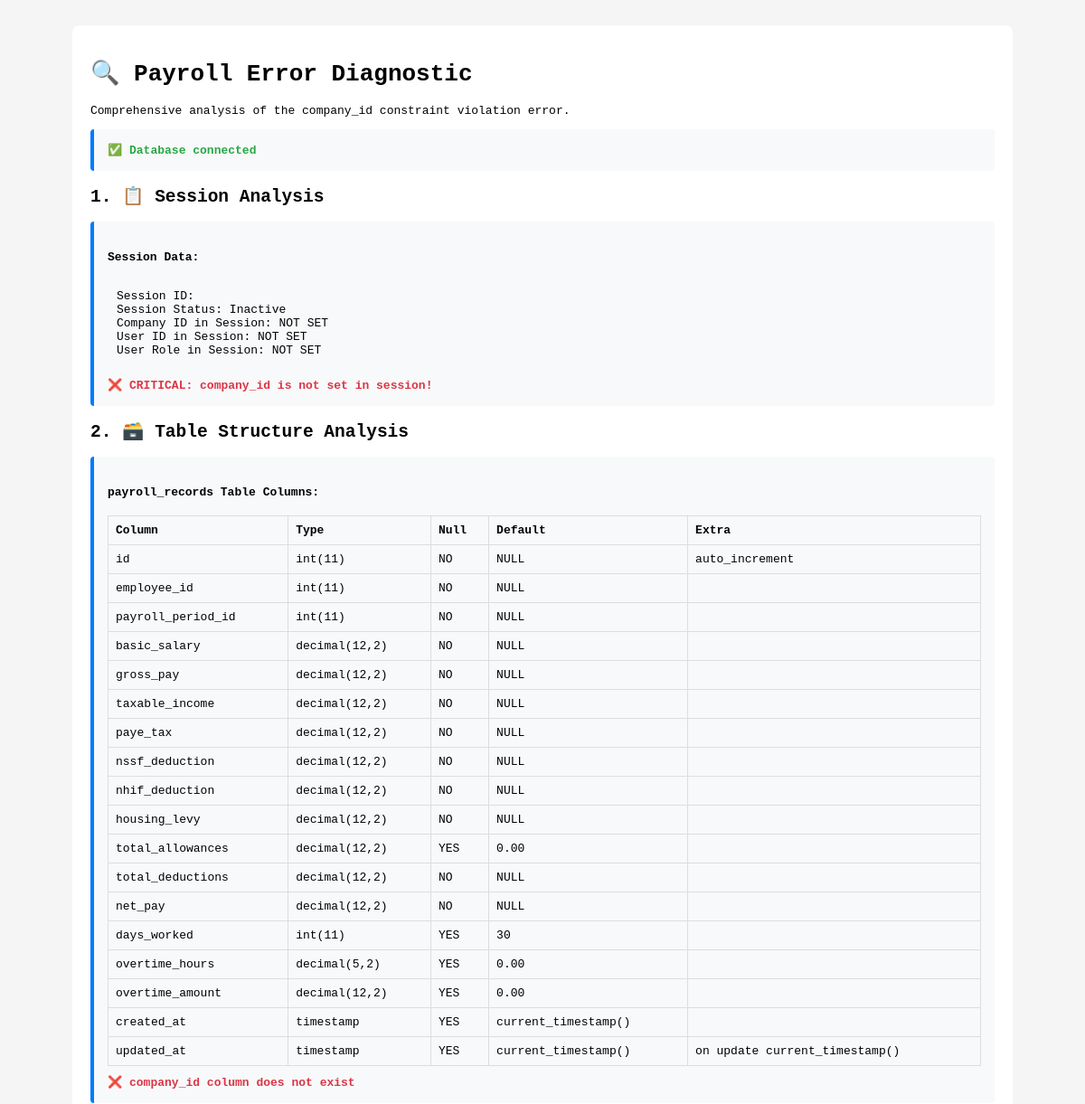
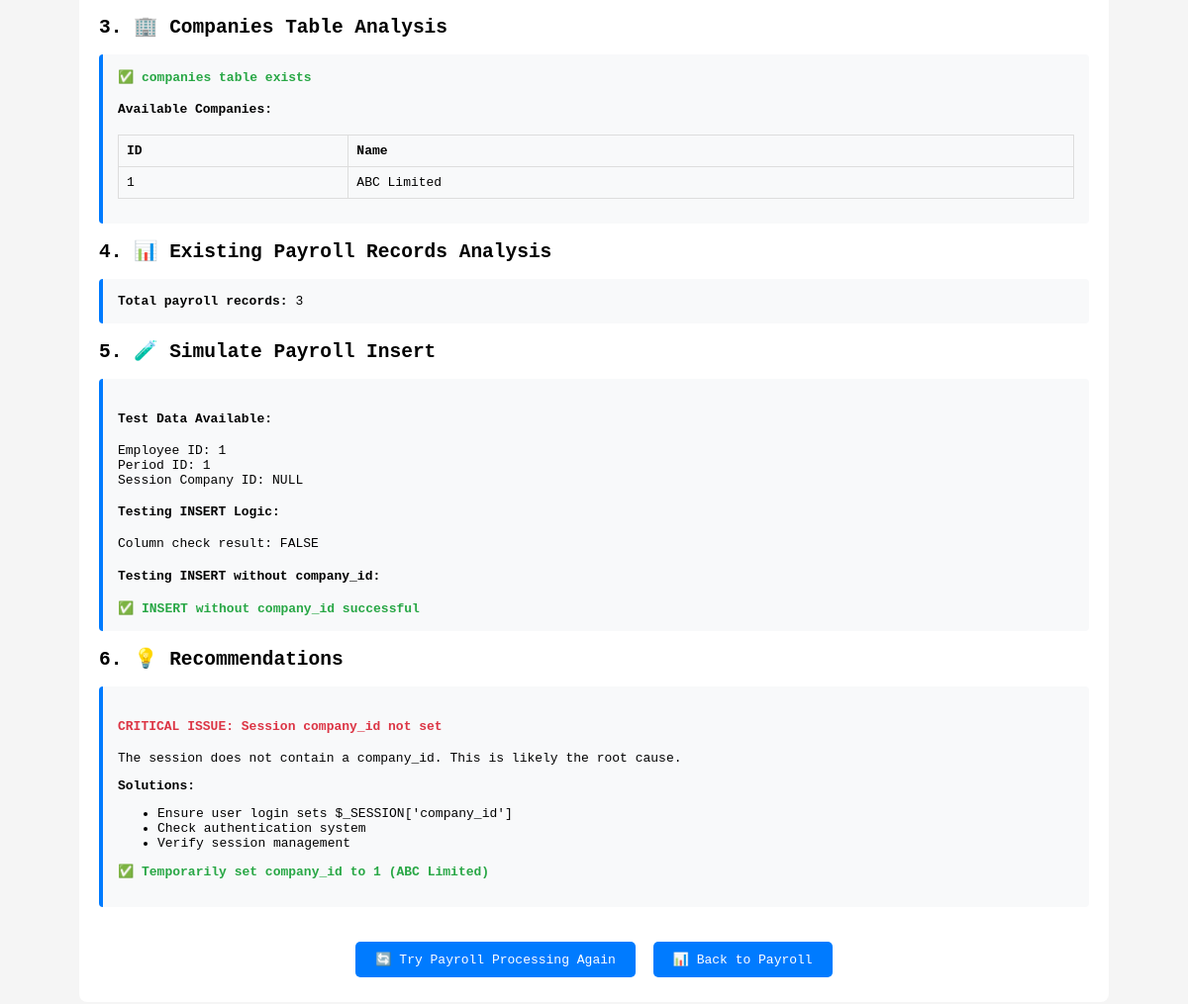
/debug_payroll_error.php, run on the app's committed database (2 pictures, top to bottom).
### tables this page shows
CREATE TABLE companies (
    id INT PRIMARY KEY AUTO_INCREMENT,
    name VARCHAR(200) NOT NULL,
    registration_number VARCHAR(50),
    kra_pin VARCHAR(20),
    nssf_number VARCHAR(20),
    nhif_number VARCHAR(20),
    address TEXT,
    phone VARCHAR(20),
    email VARCHAR(100),
    created_at TIMESTAMP DEFAULT CURRENT_TIMESTAMP
);

CREATE TABLE payroll_periods (
    id INT PRIMARY KEY AUTO_INCREMENT,
    company_id INT NOT NULL,
    period_name VARCHAR(50) NOT NULL,
    start_date DATE NOT NULL,
    end_date DATE NOT NULL,
    pay_date DATE NOT NULL,
    status ENUM('draft', 'processing', 'completed', 'approved') DEFAULT 'draft',
    created_by INT NOT NULL,
    created_at TIMESTAMP DEFAULT CURRENT_TIMESTAMP,
    updated_at TIMESTAMP DEFAULT CURRENT_TIMESTAMP ON UPDATE CURRENT_TIMESTAMP,
    FOREIGN KEY (company_id) REFERENCES companies(id) ON DELETE CASCADE,
    FOREIGN KEY (created_by) REFERENCES users(id)
);

### debug_payroll_error.php (the view, shortened to what this page needs)
<!DOCTYPE html>
<html>
<head>
</head>
<body>
    <div class="container">
        <h1>🔍 Payroll Error Diagnostic</h1>
        <p>Comprehensive analysis of the company_id constraint violation error.</p>
        <?php
        try {
            $database = new Database();
            $db = $database->getConnection();
            echo '<div class="debug-section"><span class="success">✅ Database connected</span></div>';
            echo '<h2>1. 📋 Session Analysis</h2>';
            echo '<div class="debug-section">';
            echo '<h4>Session Data:</h4>';
            echo '<pre>';
            echo 'Session ID: ' . session_id() . "\n";
            echo 'Session Status: ' . (session_status() === PHP_SESSION_ACTIVE ? 'Active' : 'Inactive') . "\n";
            echo 'Company ID in Session: ' . (isset($_SESSION['company_id']) ? $_SESSION['company_id'] : 'NOT SET') . "\n";
            echo 'User ID in Session: ' . (isset($_SESSION['user_id']) ? $_SESSION['user_id'] : 'NOT SET') . "\n";
            echo 'User Role in Session: ' . (isset($_SESSION['user_role']) ? $_SESSION['user_role'] : 'NOT SET') . "\n";
            echo '</pre>';
            if (!isset($_SESSION['company_id']) || $_SESSION['company_id'] === null) {
                echo '<span class="error">❌ CRITICAL: company_id is not set in session!</span>';
            } else {
                echo '<span class="success">✅ company_id is set in session</span>';
            }
            echo '</div>';
            echo '<h2>2. 🗃️ Table Structure Analysis</h2>';
            echo '<div class="debug-section">';
            $stmt = $db->query("DESCRIBE payroll_records");
            $columns = $stmt->fetchAll();
            echo '<h4>payroll_records Table Columns:</h4>';
            echo '<table>';
            echo '<tr><th>Column</th><th>Type</th><th>Null</th><th>Default</th><th>Extra</th></tr>';
            $hasCompanyId = false;
            $companyIdDetails = null;
            foreach ($columns as $col) {
                echo '<tr>';
                echo '<td>' . htmlspecialchars($col['Field']) . '</td>';
                echo '<td>' . htmlspecialchars($col['Type']) . '</td>';
                echo '<td>' . htmlspecialchars($col['Null']) . '</td>';
                echo '<td>' . htmlspecialchars($col['Default'] ?? 'NULL') . '</td>';
                echo '<td>' . htmlspecialchars($col['Extra'] ?? '') . '</td>';
                echo '</tr>';
            }
            echo '</table>';
            if ($hasCompanyId) {
                echo '<span class="success">✅ company_id column exists</span><br>';
                echo '<strong>Column Details:</strong><br>';
                echo 'Type: ' . $companyIdDetails['Type'] . '<br>';
                echo 'Null Allowed: ' . $companyIdDetails['Null'] . '<br>';
                echo 'Default: ' . ($companyIdDetails['Default'] ?? 'NULL') . '<br>';
                if ($companyIdDetails['Null'] === 'NO' && ($companyIdDetails['Default'] === null || $companyIdDetails['Default'] === 'NULL')) {
                    echo '<span class="error">❌ ISSUE: Column is NOT NULL but has no default value!</span>';
                }
            } else {
                echo '<span class="error">❌ company_id column does not exist</span>';
            }
            echo '</div>';
            echo '<h2>3. 🏢 Companies Table Analysis</h2>';
            echo '<div class="debug-section">';
            $stmt = $db->query("SHOW TABLES LIKE 'companies'");
            if ($stmt->rowCount() > 0) {
                echo '<span class="success">✅ companies table exists</span><br>';
                $stmt = $db->query("SELECT id, name FROM companies ORDER BY id");
                $companies = $stmt->fetchAll();
                echo '<h4>Available Companies:</h4>';
                if (!empty($companies)) {
                    echo '<table>';
                    echo '<tr><th>ID</th><th>Name</th></tr>';
                    foreach ($companies as $company) {
                        echo '<tr>';
                        echo '<td>' . $company['id'] . '</td>';
                        echo '<td>' . htmlspecialchars($company['name']) . '</td>';
                        echo '</tr>';
                    }
                    echo '</table>';
                } else {
                    echo '<span class="warning">⚠️ No companies found in database</span>';
                }
            } else {
                echo '<span class="error">❌ companies table does not exist</span>';
            }
            echo '</div>';
            echo '<h2>4. 📊 Existing Payroll Records Analysis</h2>';
            echo '<div class="debug-section">';
            $stmt = $db->query("SELECT COUNT(*) as total FROM payroll_records");
            $result = $stmt->fetch();
            echo '<strong>Total payroll records:</strong> ' . $result['total'] . '<br>';
            echo '</div>';
            echo '<h2>5. 🧪 Simulate Payroll Insert</h2>';
            echo '<div class="debug-section">';
            $stmt = $db->query("SELECT id FROM employees LIMIT 1");
            $employee = $stmt->fetch();
            $stmt = $db->query("SELECT id FROM payroll_periods LIMIT 1");
            $period = $stmt->fetch();
            if ($employee && $period) {
                echo '<h4>Test Data Available:</h4>';
                echo 'Employee ID: ' . $employee['id'] . '<br>';
                echo 'Period ID: ' . $period['id'] . '<br>';
                echo 'Session Company ID: ' . ($_SESSION['company_id'] ?? 'NULL') . '<br>';
                echo '<h4>Testing INSERT Logic:</h4>';
                $hasCompanyIdCheck = false;
                try {
                    $checkStmt = $db->prepare("SHOW COLUMNS FROM payroll_records LIKE 'company_id'");
                    $checkStmt->execute();
                    $hasCompanyIdCheck = $checkStmt->rowCount() > 0;
                } catch (Exception $e) {
                    echo '<span class="error">Error checking column: ' . $e->getMessage() . '</span><br>';
                }
                echo 'Column check result: ' . ($hasCompanyIdCheck ? 'TRUE' : 'FALSE') . '<br>';
                try {
                    $db->beginTransaction();
                    if ($hasCompanyIdCheck) {
                        echo '<h4>Testing INSERT with company_id:</h4>';
                        $testStmt = $db->prepare("
                            INSERT INTO payroll_records (
                                employee_id, payroll_period_id, basic_salary, gross_pay, taxable_income,
                                paye_tax, nssf_deduction, nhif_deduction, housing_levy, total_allowances,
                                total_deductions, net_pay, days_worked, overtime_hours, overtime_amount, company_id
                            ) VALUES (?, ?, ?, ?, ?, ?, ?, ?, ?, ?, ?, ?, ?, ?, ?, ?)
                        ");
                        $companyIdValue = $_SESSION['company_id'] ?? 1;
                        echo 'Using company_id value: ' . $companyIdValue . '<br>';
                        $testStmt->execute([
                            $employee['id'], $period['id'], 50000, 50000, 50000,
                            12500, 3000, 1375, 750, 0, 17625, 32375, 30, 0, 0,
                            $companyIdValue
                        ]);
                        echo '<span class="success">✅ INSERT with company_id successful</span>';
                    } else {
                        echo '<h4>Testing INSERT without company_id:</h4>';
                        echo '<span class="success">✅ INSERT without company_id successful</span>';
                    }
                    $db->rollback();
                } catch (Exception $e) {
                    $db->rollback();
                    echo '<span class="error">❌ INSERT failed: ' . htmlspecialchars($e->getMessage()) . '</span>';
                    echo '<h4>Error Details:</h4>';
                    echo '<pre>';
                    echo 'Error Code: ' . $e->getCode() . "\n";
                    echo 'Error Message: ' . $e->getMessage() . "\n";
                    echo 'Error File: ' . $e->getFile() . ':' . $e->getLine() . "\n";
                    echo '</pre>';
                }
            } else {
                echo '<span class="warning">⚠️ No test data available (need employees and payroll periods)</span>';
            }
            echo '</div>';
            echo '<h2>6. 💡 Recommendations</h2>';
            echo '<div class="debug-section">';
            if (!isset($_SESSION['company_id'])) {
                echo '<h4 class="error">CRITICAL ISSUE: Session company_id not set</h4>';
                echo '<p>The session does not contain a company_id. This is likely the root cause.</p>';
                echo '<p><strong>Solutions:</strong></p>';
                echo '<ul>';
                echo '<li>Ensure user login sets $_SESSION[\'company_id\']</li>';
                echo '<li>Check authentication system</li>';
                echo '<li>Verify session management</li>';
                echo '</ul>';
                if (!empty($companies)) {
                    $defaultCompany = $companies[0];
                    echo '<p class="success">✅ Temporarily set company_id to ' . $defaultCompany['id'] . ' (' . htmlspecialchars($defaultCompany['name']) . ')</p>';
                }
            }
            echo '</div>';
        } catch (Exception $e) {
            echo '<div class="error">';
            echo '<h3>❌ Diagnostic Error</h3>';
            echo '<p>' . htmlspecialchars($e->getMessage()) . '</p>';
            echo '</div>';
        }
        ?>
        <div style="text-align: center; margin-top: 30px;">
            <a href="index.php?page=payroll&action=process" class="btn">🔄 Try Payroll Processing Again</a>
            <a href="index.php?page=payroll" class="btn">📊 Back to Payroll</a>
        </div>
    </div>
</body>
</html>

### debug_payroll_error.php (style rules this page uses)
body { font-family: monospace; background: #f5f5f5; padding: 20px; }
.container { background: white; padding: 20px; border-radius: 8px; max-width: 1000px; margin: 0 auto; }
.success { color: #28a745; font-weight: bold; }
.error { color: #dc3545; font-weight: bold; }
.debug-section { background: #f8f9fa; padding: 15px; margin: 10px 0; border-radius: 4px; border-left: 4px solid #007bff; }
table { width: 100%; border-collapse: collapse; margin: 10px 0; }
th, td { border: 1px solid #ddd; padding: 8px; text-align: left; }
th { background: #f8f9fa; }
pre { background: #f8f9fa; padding: 10px; border-radius: 4px; overflow-x: auto; }
.btn { background: #007bff; color: white; padding: 10px 20px; border: none; border-radius: 5px; cursor: pointer; text-decoration: none; display: inline-block; margin: 5px; }

### data on the page
companies: id "1", name "ABC Limited"
payroll_periods: id "1"

### other printed values
$col['Field'] "id"
$col['Type'] "int(11)"
$col['Null'] "NO"
$col['Default'] "NULL"
$col['Extra'] "auto_increment"
$col['Field'] "employee_id"
$col['Field'] "payroll_period_id"
$col['Field'] "basic_salary"
$col['Type'] "decimal(12,2)"
$col['Field'] "gross_pay"
$col['Field'] "taxable_income"
$col['Field'] "paye_tax"
$col['Field'] "nssf_deduction"
$col['Field'] "nhif_deduction"
$col['Field'] "housing_levy"
